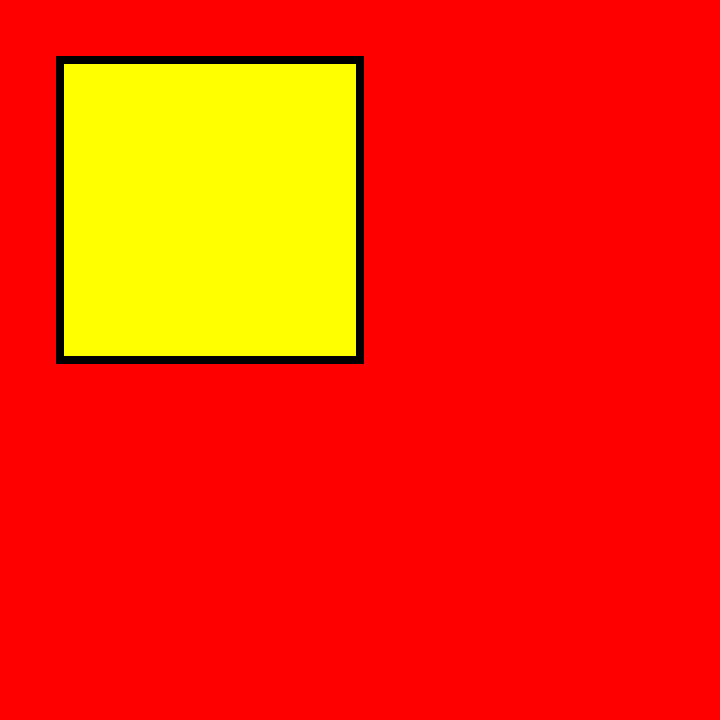
Frame 1 (no input)
Frame 60 (no input): identical to frame 1, image omitted
Frame 120 (the mouse pressed at the canvas centre since frame 60): identical to frame 1, image omitted

The p5.js sketch that drew this single still picture (run headless with seeded random() and noise() and a simulated clock; from frame 60 on, the mouse is pressed at the canvas centre):

// p5.js sketch
// ── sketch.js
function setup() {//runs one time
createCanvas (720, 720);
  background (255, 0, 0);
  fill ('yellow');
  strokeWeight (8);
}

function draw() {//runs in a loop

  translate (60, 60);//resets origin point
  
  quad (
    0,0,
    300,0,
    300,300,
    0,300
  );
  
}
